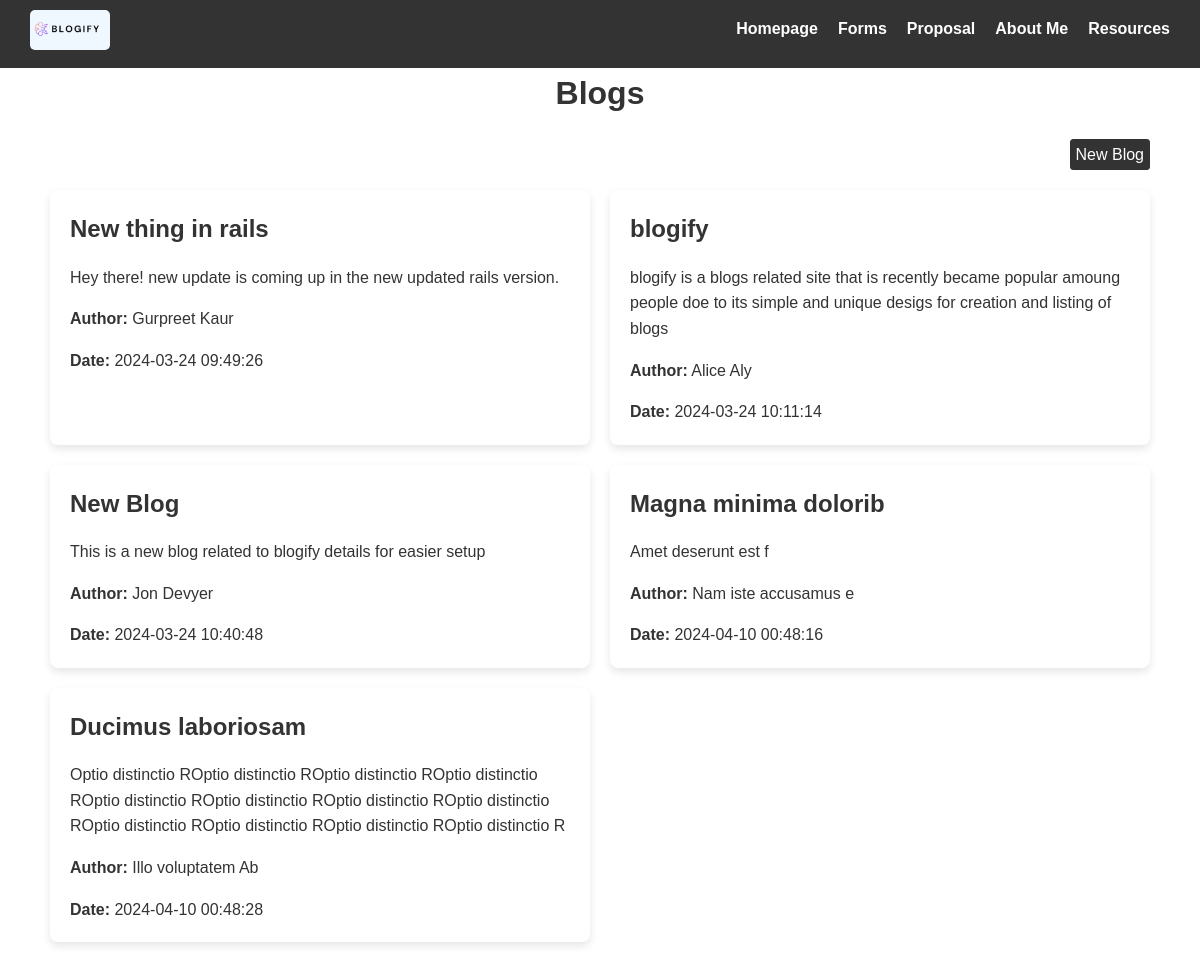
The page / on the database its author committed.
### tables this page shows
CREATE TABLE `blogs` (
  `id` int NOT NULL,
  `title` varchar(255) NOT NULL,
  `content` text NOT NULL,
  `created_at` timestamp NOT NULL DEFAULT CURRENT_TIMESTAMP,
  `author` varchar(255) NOT NULL
);

### index.php (the view, shortened to what this page needs)
<?php
include('config.php');
$sql = "SELECT * FROM blogs";
$result = $conn->query($sql);
$blogs = $result->fetch_all(MYSQLI_ASSOC);
?>
<!DOCTYPE html>
<html lang="en">
<head>
  <link rel="stylesheet" href="css/nav.css">
  <link rel="stylesheet" href="css/styles.css">
</head>
<body>
  <?php include 'nav.php'; ?>
  <h1 class="title">Blogs</h1>
  <div class="content-right container2">
    <a type="button" class="btn" href="create.php">New Blog</a>
  </div>
  <div class="container2">
    <?php
    if(count($blogs) > 0) {
      foreach($blogs as $blog) {
    ?>
    <?php
      $id = $blog['id'];
      $read_url = "read.php?id=$id"; ?>
    <div class="blog" onclick="window.location.href='<?php echo $read_url ?>'">
      <h2><?php echo $blog['title']; ?></h2>
      <p><?php echo $blog['content']; ?></p>
      <p><strong>Author:</strong> <?php echo $blog['author']; ?></p>
      <p><strong>Date:</strong> <?php echo $blog['created_at']; ?></p>
    </div>
    <?php
      }
    } else {
      echo "<p>No blogs found</p>";
    }
    ?>
  </div>
</body>
</html>

### nav.php
<header>
  <nav>
    <a href="index.php"><img class="logo" src="images/logo.avif" alt="Logo"></a>
    <ul class="nav_items">
      <li><a href="index.php">Homepage</a></li>
      <li><a href="forms.php">Forms</a></li>
      <li><a href="proposal.php">Proposal</a></li>
      <li><a href="me.html">About Me</a></li>
      <li><a href="resources.html">Resources</a></li>
    </ul>
  </nav>
</header>

### nav.css (style rules this page uses)
body { margin: 0; font-family: Arial, sans-serif; }
header { background-color: #574d4d; padding: 10px 0; }
nav { display: flex; justify-content: space-between; align-items: center; max-width: 1200px; margin: 0 auto; padding: 0 20px; }
.logo { position: relative; width: 80px; height: auto; background-color: aliceblue; border-radius: 5px; }
.nav_items { list-style-type: none; margin: 0; padding: 0; display: flex; }
.nav_items li { margin-right: 20px; }
.nav_items li:last-child { margin-right: 0; }
.nav_items li a { color: #fff; text-decoration: none; font-size: 16px; font-weight: bold; transition: color 0.3s; }

### styles.css (style rules this page uses)
body { font-family: Arial, sans-serif; line-height: 1.6; color: #333; margin: 0; padding: 0; }
header { background-color: #333; color: #fff; padding: 10px; text-align: center; }
h1 { margin: 0; }
p { margin-bottom: 20px; }
h2 { margin-top: 40px; }
ul { margin-top: 10px; }
li { margin-bottom: 10px; }
.title { display: flex; justify-content: center; }
.container2 { max-width: 1100px; margin: 20px auto; padding: 0 20px; display: flex; flex-wrap: wrap; justify-content: space-between; }
.blog { background-color: #fff; box-shadow: 0 4px 8px rgba(0, 0, 0, 0.1); border-radius: 8px; margin-bottom: 20px; width: calc(50% - 20px); padding: 20px; max-width: 500px; cursor: pointer; }
.blog h2 { margin-top: 0; margin-bottom: 10px; }
.blog p { margin-bottom: 10px; }
.blog p:last-child { margin-bottom: 0; }
.content-right { display: flex; justify-content: end; }
.btn, .form-actions input[type="submit"] { text-decoration: none; border: 1px solid #333; background-color: #333; color: white; padding: 2px 5px; border-radius: 3px; font-size: 16px; }

### rows shown on the page
blogs: title "New thing in rails", content "Hey there! new update is coming up in the new updated rails version.", author "Gurpreet Kaur", created_at "2024-03-24 09:49:26"
blogs: title "blogify", content "blogify is a blogs related site that is recently became popular amoung people doe to its simple and unique desigs for creation and listing of blogs", author "Alice Aly", created_at "2024-03-24 10:11:14"
blogs: title "New Blog", content "This is a new blog related to blogify details for easier setup", author "Jon Devyer", created_at "2024-03-24 10:40:48"
blogs: title "Magna minima dolorib", content "Amet deserunt est f", author "Nam iste accusamus e", created_at "2024-04-10 00:48:16"
blogs: title "Ducimus laboriosam", content "Optio distinctio ROptio distinctio ROptio distinctio ROptio distinctio ROptio distinctio ROptio distinctio ROptio distinctio ROptio distinctio ROptio distinctio ROptio distinctio ROptio distinctio ROptio distinctio R", author "Illo voluptatem Ab", created_at "2024-04-10 00:48:28"
